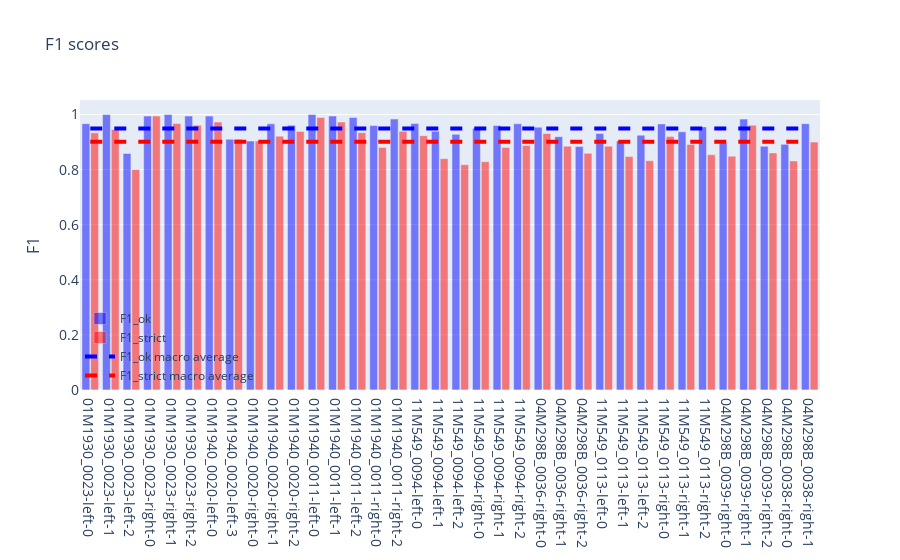

This figure's notebook cell:
### Code cell
import numpy as np
def plot(scores : pd.DataFrame):
    
    #for each archive, keep only F1_ok in multi_index
    scores_ok = scores.xs('F1_ok', level='F1', axis=1)
    scores_sctrict = scores.xs('F1_strict', level='F1', axis=1)

    #rename index : remove archives_AD075EC and .png
    scores_ok.index = scores_ok.index.str.replace('archives_AD075EC_', '')
    scores_ok.index = scores_ok.index.str.replace('.png', '')
    scores_sctrict.index = scores_sctrict.index.str.replace('archives_AD075EC_', '')
    scores_sctrict.index = scores_sctrict.index.str.replace('.png', '')


    #plot : x_axis = archives, y_axis = F1 between 0 and 1. For each archive, plot bars for F1_ok (blue) and F1_strict (red) in the same graph
    fig = go.Figure()
    fig.add_trace(go.Bar(
        x=scores_ok.index,
        y=scores_ok['TOTAL'],
        name='F1_ok',
        marker_color='blue',
        opacity=0.5
    ))
    fig.add_trace(go.Bar(
        x=scores_sctrict.index,
        y=scores_sctrict['TOTAL'],
        name='F1_strict',
        marker_color='red',
        opacity=0.5
    ))

    #add a line for the macro average of F1_ok and F1_strict
    fig.add_trace(go.Scatter(
        x=scores_ok.index,
        y=np.full(len(scores_ok['TOTAL']), scores_ok['TOTAL'].mean()),
        name='F1_ok macro average',
        marker_color='blue',
        mode='lines',
        line=dict(
            dash='dash',
            width=4
        )
    ))
    fig.add_trace(go.Scatter(
        x=scores_sctrict.index,
        y=np.full(len(scores_sctrict['TOTAL']), scores_sctrict['TOTAL'].mean()),
        name='F1_strict macro average',
        marker_color='red',
        mode='lines',
        line=dict(
            dash='dash',
            width=4
        )
    ))



    fig.update_layout(
        title='F1 scores',
        xaxis_tickfont_size=14,
        yaxis=dict(
            title='F1',
            titlefont_size=16,
            tickfont_size=14,
        ),
        legend=dict(
            x=0.0,
            y=0.0,
            bgcolor='rgba(255, 255, 255, 0)',
            bordercolor='rgba(255, 255, 255, 0)'
        ),
        barmode='group',
        bargap=0.15, # gap between bars of adjacent location coordinates.
        bargroupgap=0.1 # gap between bars of the same location coordinate.
    )

    fig.show()

plot(df)

### Figure 1 — Plotly figure (JSON) as saved in the notebook; plotly's stock layout.template omitted (floating-point values rounded to 4 significant figures)
{"data": [{"marker": {"color": "blue"}, "name": "F1_ok", "opacity": 0.5, "type": "bar", "x": ["01M1930_0023-left-0", "01M1930_0023-left-1", "01M1930_0023-left-2", "01M1930_0023-right-0", "01M1930_0023-right-1", "01M1930_0023-right-2", "01M1940_0020-left-0", "01M1940_0020-left-3", "01M1940_0020-right-0", "01M1940_0020-right-1", "01M1940_0020-right-2", "01M1940_0011-left-0", "01M1940_0011-left-1", "01M1940_0011-left-2", "01M1940_0011-right-0", "01M1940_0011-right-2", "11M549_0094-left-0", "11M549_0094-left-1", "11M549_0094-left-2", "11M549_0094-right-0", "11M549_0094-right-1", "11M549_0094-right-2", "04M298B_0036-right-0", "04M298B_0036-right-1", "04M298B_0036-right-2", "11M549_0113-left-0", "11M549_0113-left-1", "11M549_0113-left-2", "11M549_0113-right-0", "11M549_0113-right-1", "11M549_0113-right-2", "04M298B_0039-right-0", "04M298B_0039-right-1", "04M298B_0039-right-2", "04M298B_0038-right-0", "04M298B_0038-right-1"], "y": [0.9667, 1, 0.8588, 0.9945, 1, 0.9945, 0.9945, 0.9103, 0.9036, 0.9663, 0.9609, 1, 0.9945, 0.989, 0.96, 0.9834, 0.967, 0.9392, 0.9282, 0.9503, 0.96, 0.9663, 0.954, 0.9195, 0.8834, 0.931, 0.904, 0.9249, 0.9659, 0.9371, 0.9551, 0.897, 0.9832, 0.8848, 0.8916, 0.9667]}, {"marker": {"color": "red"}, "name": "F1_strict", "opacity": 0.5, "type": "bar", "x": ["01M1930_0023-left-0", "01M1930_0023-left-1", "01M1930_0023-left-2", "01M1930_0023-right-0", "01M1930_0023-right-1", "01M1930_0023-right-2", "01M1940_0020-left-0", "01M1940_0020-left-3", "01M1940_0020-right-0", "01M1940_0020-right-1", "01M1940_0020-right-2", "01M1940_0011-left-0", "01M1940_0011-left-1", "01M1940_0011-left-2", "01M1940_0011-right-0", "01M1940_0011-right-2", "11M549_0094-left-0", "11M549_0094-left-1", "11M549_0094-left-2", "11M549_0094-right-0", "11M549_0094-right-1", "11M549_0094-right-2", "04M298B_0036-right-0", "04M298B_0036-right-1", "04M298B_0036-right-2", "11M549_0113-left-0", "11M549_0113-left-1", "11M549_0113-left-2", "11M549_0113-right-0", "11M549_0113-right-1", "11M549_0113-right-2", "04M298B_0039-right-0", "04M298B_0039-right-1", "04M298B_0039-right-2", "04M298B_0038-right-0", "04M298B_0038-right-1"], "y": [0.9333, 0.9451, 0.8, 0.9945, 0.967, 0.9613, 0.9724, 0.9103, 0.9036, 0.9213, 0.9385, 0.989, 0.9724, 0.9341, 0.88, 0.9392, 0.9231, 0.8398, 0.8177, 0.8287, 0.88, 0.8876, 0.931, 0.8851, 0.8589, 0.8851, 0.8475, 0.8324, 0.9205, 0.8914, 0.8539, 0.8485, 0.9609, 0.8606, 0.8313, 0.9]}, {"line": {"dash": "dash", "width": 4}, "marker": {"color": "blue"}, "mode": "lines", "name": "F1_ok macro average", "type": "scatter", "x": ["01M1930_0023-left-0", "01M1930_0023-left-1", "01M1930_0023-left-2", "01M1930_0023-right-0", "01M1930_0023-right-1", "01M1930_0023-right-2", "01M1940_0020-left-0", "01M1940_0020-left-3", "01M1940_0020-right-0", "01M1940_0020-right-1", "01M1940_0020-right-2", "01M1940_0011-left-0", "01M1940_0011-left-1", "01M1940_0011-left-2", "01M1940_0011-right-0", "01M1940_0011-right-2", "11M549_0094-left-0", "11M549_0094-left-1", "11M549_0094-left-2", "11M549_0094-right-0", "11M549_0094-right-1", "11M549_0094-right-2", "04M298B_0036-right-0", "04M298B_0036-right-1", "04M298B_0036-right-2", "11M549_0113-left-0", "11M549_0113-left-1", "11M549_0113-left-2", "11M549_0113-right-0", "11M549_0113-right-1", "11M549_0113-right-2", "04M298B_0039-right-0", "04M298B_0039-right-1", "04M298B_0039-right-2", "04M298B_0038-right-0", "04M298B_0038-right-1"], "y": [0.9496, 0.9496, 0.9496, 0.9496, 0.9496, 0.9496, 0.9496, 0.9496, 0.9496, 0.9496, 0.9496, 0.9496, 0.9496, 0.9496, 0.9496, 0.9496, 0.9496, 0.9496, 0.9496, 0.9496, 0.9496, 0.9496, 0.9496, 0.9496, 0.9496, 0.9496, 0.9496, 0.9496, 0.9496, 0.9496, 0.9496, 0.9496, 0.9496, 0.9496, 0.9496, 0.9496]}, {"line": {"dash": "dash", "width": 4}, "marker": {"color": "red"}, "mode": "lines", "name": "F1_strict macro average", "type": "scatter", "x": ["01M1930_0023-left-0", "01M1930_0023-left-1", "01M1930_0023-left-2", "01M1930_0023-right-0", "01M1930_0023-right-1", "01M1930_0023-right-2", "01M1940_0020-left-0", "01M1940_0020-left-3", "01M1940_0020-right-0", "01M1940_0020-right-1", "01M1940_0020-right-2", "01M1940_0011-left-0", "01M1940_0011-left-1", "01M1940_0011-left-2", "01M1940_0011-right-0", "01M1940_0011-right-2", "11M549_0094-left-0", "11M549_0094-left-1", "11M549_0094-left-2", "11M549_0094-right-0", "11M549_0094-right-1", "11M549_0094-right-2", "04M298B_0036-right-0", "04M298B_0036-right-1", "04M298B_0036-right-2", "11M549_0113-left-0", "11M549_0113-left-1", "11M549_0113-left-2", "11M549_0113-right-0", "11M549_0113-right-1", "11M549_0113-right-2", "04M298B_0039-right-0", "04M298B_0039-right-1", "04M298B_0039-right-2", "04M298B_0038-right-0", "04M298B_0038-right-1"], "y": [0.9013, 0.9013, 0.9013, 0.9013, 0.9013, 0.9013, 0.9013, 0.9013, 0.9013, 0.9013, 0.9013, 0.9013, 0.9013, 0.9013, 0.9013, 0.9013, 0.9013, 0.9013, 0.9013, 0.9013, 0.9013, 0.9013, 0.9013, 0.9013, 0.9013, 0.9013, 0.9013, 0.9013, 0.9013, 0.9013, 0.9013, 0.9013, 0.9013, 0.9013, 0.9013, 0.9013]}], "layout": {"bargap": 0.15, "bargroupgap": 0.1, "barmode": "group", "legend": {"bgcolor": "rgba(255, 255, 255, 0)", "bordercolor": "rgba(255, 255, 255, 0)", "x": 0, "y": 0}, "title": {"text": "F1 scores"}, "xaxis": {"tickfont": {"size": 14}}, "yaxis": {"tickfont": {"size": 14}, "title": {"font": {"size": 16}, "text": "F1"}}}}
